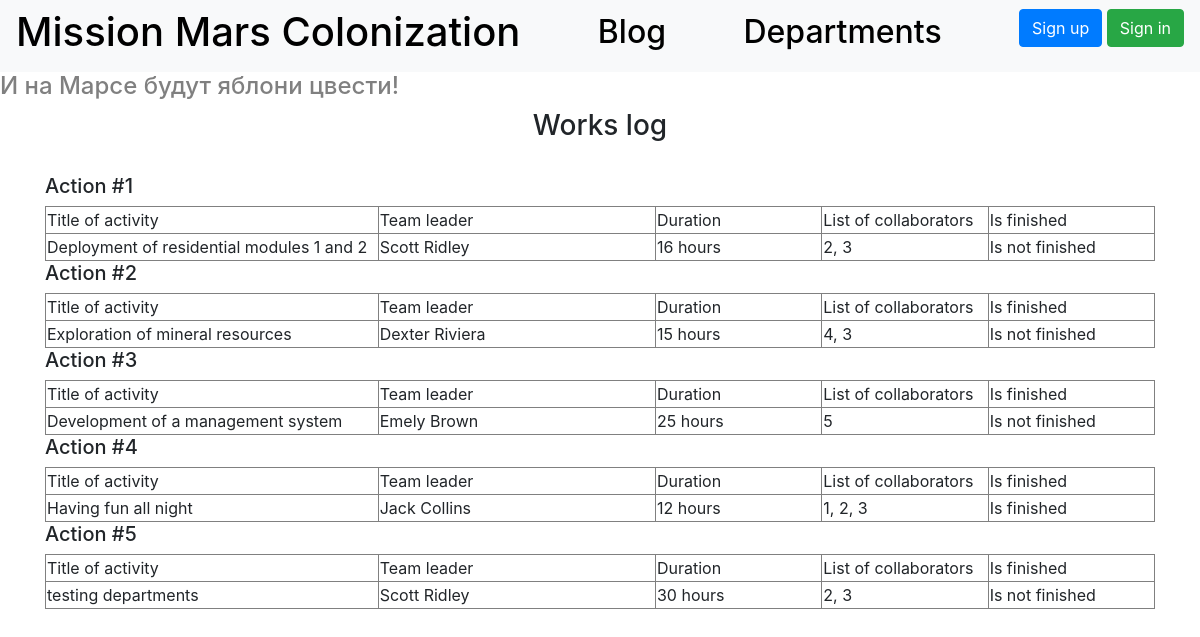
The page / on the database its author committed.
### data/jobs_model.py (models this page shows)
class Jobs(SqlAlchemyBase):
    __tablename__ = 'jobs'
    id = sqlalchemy.Column(sqlalchemy.Integer,
                           primary_key=True, autoincrement=True)
    team_leader = sqlalchemy.Column(sqlalchemy.Integer, sqlalchemy.ForeignKey("users.id"), nullable=True)
    job = sqlalchemy.Column(sqlalchemy.String, nullable=True)
    work_size = sqlalchemy.Column(sqlalchemy.Integer, nullable=True)
    collaborators = sqlalchemy.Column(sqlalchemy.String, nullable=True)
    start_date = sqlalchemy.Column(sqlalchemy.DateTime, nullable=True)
    end_date = sqlalchemy.Column(sqlalchemy.DateTime, nullable=True)
    is_finished = sqlalchemy.Column(sqlalchemy.Boolean, nullable=True)
    creator = sqlalchemy.Column(sqlalchemy.Integer, nullable=True)
    user = orm.relation('User')

### data/users_model.py (models this page shows, shortened)
class User(SqlAlchemyBase, UserMixin):
    __tablename__ = 'users'
    id = sqlalchemy.Column(sqlalchemy.Integer,
                           primary_key=True, autoincrement=True)
    surname = sqlalchemy.Column(sqlalchemy.String, nullable=True)
    name = sqlalchemy.Column(sqlalchemy.String, nullable=True)
    age = sqlalchemy.Column(sqlalchemy.Integer, nullable=True)
    position = sqlalchemy.Column(sqlalchemy.String, nullable=True)
    speciality = sqlalchemy.Column(sqlalchemy.String, nullable=True)
    address = sqlalchemy.Column(sqlalchemy.String, nullable=True)
    email = sqlalchemy.Column(sqlalchemy.String, unique=True, nullable=True)
    hashed_password = sqlalchemy.Column(sqlalchemy.String, nullable=True)
    modified_date = sqlalchemy.Column(sqlalchemy.DateTime, default=datetime.datetime.now)
    news = orm.relation("News", back_populates='user')
    jobs = orm.relation("Jobs", back_populates='user')
    deps = orm.relation("Department", back_populates='user')

### main.py (the view)
@app.route("/")
def index():
    session = db_session.create_session()
    jobs = session.query(Jobs).all()
    return render_template("works_log.html", title="Mars Colonization", jobs=jobs)

### data/db_session.py (called while the page is built)
def create_session() -> Session:
    global __factory
    return __factory()

### templates/works_log.html (shortened to what this page needs)
{% extends "base.html" %}
{% block content %}
<h3 align="center">Works log</h3> <br/>
{% for item in jobs%}
<div>
    <h5>Action #{{item.id}}</h5>
    <div>
        <table border="1" width="100%">
           <tr>
               <td width="30%">Title of activity</td>
               <td width="25%">Team leader</td>
               <td width="15%">Duration</td>
               <td width="15%">List of collaborators</td>
               <td width="15%">Is finished</td>
           </tr>
            <tr>
               <td>{{item.job}}</td>
               <td>{{item.user.surname}} {{item.user.name}}</td>
               <td>{{item.work_size}} hours</td>
               <td>{{item.collaborators}}</td>
               {% if item.is_finished %}
                <td>Is finished</td>
               {% else %}
                <td>Is not finished</td>
               {% endif %}
           </tr>
        </table>
    </div>
</div>
{% endfor %}
{% endblock %}

### templates/base.html (shortened to what this page needs)
<!doctype html>
<html lang="en">
<head>
    <link rel="stylesheet"
          href="https://stackpath.bootstrapcdn.com/bootstrap/4.4.1/css/bootstrap.min.css"
>
</head>
<body>
<header>
    <nav class="navbar navbar-light bg-light">
        <h1><a href="/" style="text-decoration: none; color: black;">Mission Mars Colonization</a></h1>
        <h2><a href="/blog" style="text-decoration: none; color: black;">Blog</a></h2>
        <h2><a href="/departments" style="text-decoration: none; color: black;">Departments</a></h2>
        {% if current_user.is_authenticated %}
            <a class="navbar-brand" href="/logout">{{ current_user.name }}</a>
        {% else %}
            <p>
                <a class="btn btn-primary " href="/register">Sign up</a>
                <a class="btn btn-success" href="/login">Sign in</a>
            </p>
        {% endif %}
    </nav>
</header>
<h4>И на Марсе будут яблони цвести!</h4>
<main role="main" class="container">
    {% block content %}{% endblock %}
</main>
</body>
</html>

### templates/base.html (style rules this page uses)
h4 { color: grey; }

### rows shown on the page
Jobs: id "1", job "Deployment of residential modules 1 and 2", user.surname "Scott", user.name "Ridley", work_size "16", collaborators "2, 3", is_finished "Is not finished"
Jobs: id "2", job "Exploration of mineral resources", user.surname "Dexter", user.name "Riviera", work_size "15", collaborators "4, 3", is_finished "Is not finished"
Jobs: id "3", job "Development of a management system", user.surname "Emely", user.name "Brown", work_size "25", collaborators "5", is_finished "Is not finished"
Jobs: id "4", job "Having fun all night", user.surname "Jack", user.name "Collins", work_size "12", collaborators "1, 2, 3", is_finished "Is finished"
Jobs: id "5", job "testing departments", user.surname "Scott", user.name "Ridley", work_size "30", collaborators "2, 3", is_finished "Is not finished"
